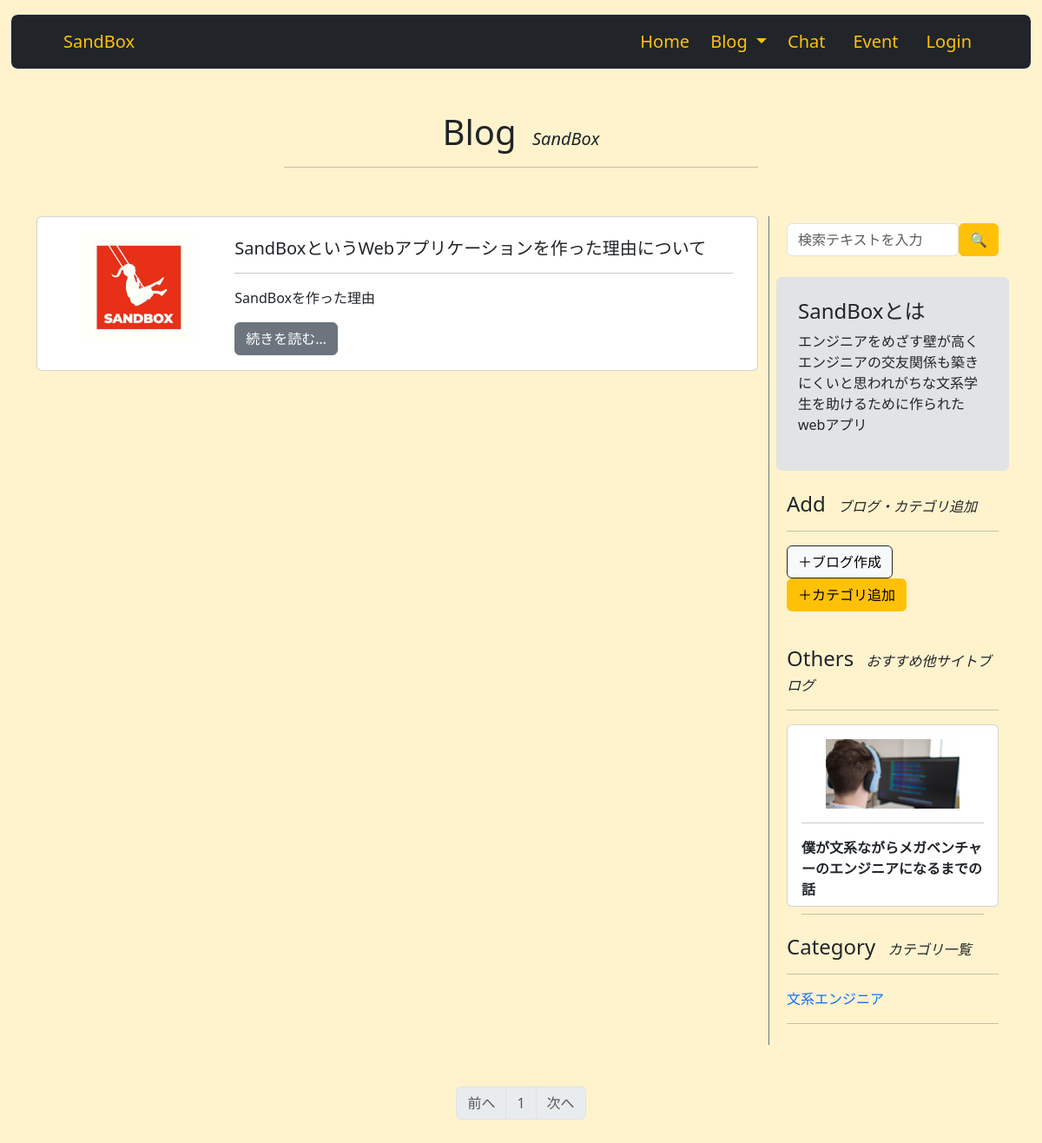
The page /sandbox_blog_list on the database as committed earlier.
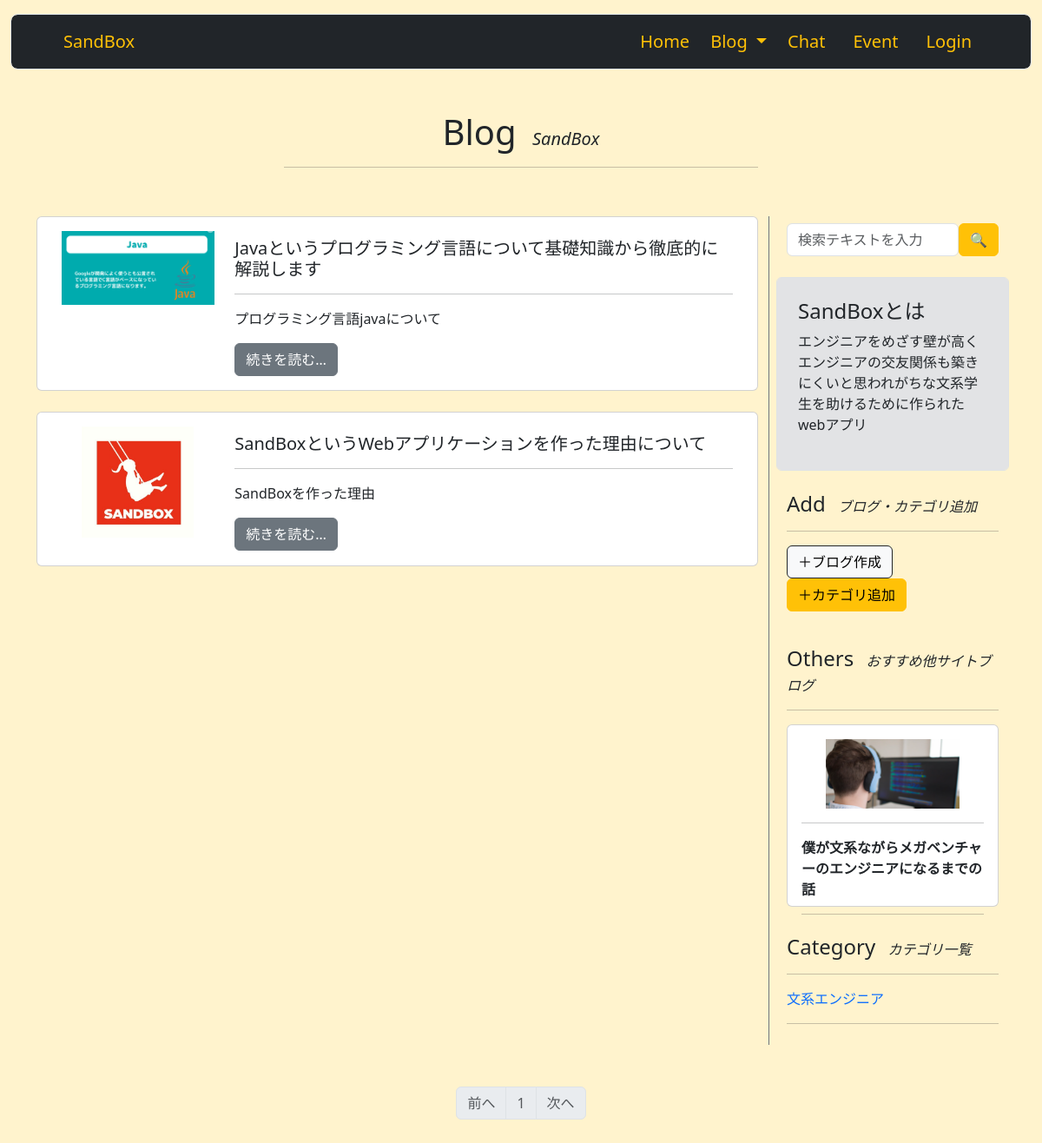
The same page on the database as committed later.
### sandbox_system/models.py (models this page shows, shortened)
class Blog(db.Model):
    __tablename__ = 'blog'
    id = db.Column(db.Integer, primary_key=True)
    user_id = db.Column(db.Integer, db.ForeignKey('users.id'))
    date = db.Column(db.Date, default = datetime.date.today())
    category_id = db.Column(db.Integer, db.ForeignKey('blog_category.id'))
    title = db.Column(db.String(140))
    text = db.Column(db.Text)
    summary = db.Column(db.String(140))
    image = db.Column(db.String(140))

class OtherBlog(db.Model):
    __tablename__ = 'otherblog'
    id = db.Column(db.Integer, primary_key=True)
    title = db.Column(db.String(140))
    summary = db.Column(db.String(140))
    category_id = db.Column(db.Integer, db.ForeignKey('blog_category.id'))
    text = db.Column(db.Text)
    url = db.Column(db.String(140))
    image = db.Column(db.String(140))

class BlogCategory(db.Model):
    __tablename__ = 'blog_category'
    id = db.Column(db.Integer, primary_key=True)
    category = db.Column(db.String(140))
    blogs = db.relationship('Blog', backref='blogcategory', lazy='dynamic')
    otherblogs = db.relationship('OtherBlog', backref='blogcategory', lazy='dynamic')

### sandbox_system/blogs/view.py (the view, shortened to what this page needs)
@blogs.route('/sandbox_blog_list', methods=['GET', 'POST'])
def sandbox_blog_list():
    form = BlogSearchForm()
    category_form = BlogCategoryForm()
    if BlogCategory.query.first():
        blog_categories = BlogCategory.query.order_by(BlogCategory.id.asc()).all()
    else:
        blog_categories = ''
    page = request.args.get('page', 1, type=int)
    if Blog.query.first():
        blogs = Blog.query.order_by(Blog.id.desc()).paginate(page=page, per_page=10)
    else:
        blogs = ''
    if OtherBlog.query.first():
        recent_other_blogs = OtherBlog.query.order_by(OtherBlog.id.desc()).limit(3).all()
    else:
        recent_other_blogs = ''
    return render_template('blog/sandbox_blog_list.html', form=form, blog_categories=blog_categories, blogs=blogs, category_form=category_form, recent_other_blogs=recent_other_blogs)

### sandbox_system/blogs/form.py (shortened to what this page needs)
class BlogSearchForm(FlaskForm):
    searchtext = StringField('検索テキスト', validators=[DataRequired()])
    submit = SubmitField('🔍')

class BlogCategoryForm(FlaskForm):
    category = StringField('カテゴリ名', validators=[DataRequired()])
    submit = SubmitField('保存')

### sandbox_system/__init__.py (called while the page is built)
@event.listens_for(Engine, "connect")
def set_sqlite_pragma(dbapi_connection, connection_record):
    cursor = dbapi_connection.cursor()
    cursor.execute("PRAGMA foreign_keys=ON")
    cursor.close()

### sandbox_system/templates/blog/sandbox_blog_list.html (shortened to what this page needs)
{% extends 'base.html' %}
{% block content %}
    <div class="container pb-4">
        <div class="row my-3">
            <div class="col-md-6 m-auto text-center">
                {% if searchtext %}
                    <h1 class="text-center">"{{ searchtext }}"の検索結果</h1>
                    <hr>
                {% elif blog_category %}
                    <h1 class="text-center">{{ blog_category.category }}</h1>
                    <hr>
                {% elif blog_user %}
                    <h1>{{ blog_user.author.username }}のブログ</h1>
                    <hr>
                {% else %}
                    <h1 class="text-center">Blog <span class="fs-5 ms-2 fst-italic">SandBox</span></h1>
                    <hr>
                {% endif %}
            </div>
        </div>
    </div>
    <div class="container">
        <div class="row">
            <div class="col-9">
                <div class="row">
                    {% if blogs %}
                    {% for blog in blogs.items %}
                    <div class="col-12 mb-4">
                        <div class="card h-100">
                            <div class="card-body" style="max-height: 15rem;">
                                <div class="container">
                                    <div class="row row-cols-auto">
                                        {% if blog.image %}
                                        <div class="col-3 mb-3" style="text-align: center;">
                                                <img src="{{ url_for('static', filename='image/' + blog.image) }}" class="img-fluid" style="max-height: 8rem; max-width: 11rem;">
                                        </div>
                                        {% endif %}
                                        <div class="col-9">
                                            <h5 class="card-title pt-2"><a href="{{ url_for('blogs.blog', blog_id=blog.id) }}" class="text-decoration-none text-dark">{{ blog.title }}</a></h5>
                                            <hr>
                                            <p>{{ blog.summary }}</p>
                                            <a href="{{ url_for('blogs.blog', blog_id=blog.id) }}" class="btn btn-secondary">続きを読む…</a>
                                        </div>
                                    </div>
                                </div>
                            </div>
                        </div>
                    </div>
                    {% endfor %}
                    {% else %}
                    <p class="text-center my-3">ブログがありません</p>
                    {% endif %}
                </div>
            </div>
            <div class="col-md-3 p-2 bg-opacity-10 border border-secondary border-end-0 border-top-0 border-bottom-0">
                <div class="position-sticky" style="top: 12rem;">
                    <div class="container-fluid mb-4">
                        <form action="{{ url_for('blogs.sandbox_blog_search') }}" class="d-flex" method="post">
                            {{ render_field(form.searchtext, class="form-control", placeholder="検索テキストを入力") }}
                            {{ form.submit(class="btn btn-warning") }}
                        </form>
                    </div>
                    <div class="p-4 mb-4 bg-secondary-subtle form-control">
                        <h4>SandBoxとは</h4>
                        <p>エンジニアをめざす壁が高くエンジニアの交友関係も築きにくいと思われがちな文系学生を助けるために作られたwebアプリ</p>
                    </div>
                    <div class="container pb-4">
                        <h4>Add <span class="fs-6 ms-2 fst-italic">ブログ・カテゴリ追加</span></h4>
                        <hr>
                        <div class="row row-cols-auto">
                            <div class="col">
                                <a href="{{ url_for('blogs.blog_create') }}" class="btn btn-light border border-dark" disabled tabindex="-1" role="button" aria-disabled="true">＋ブログ作成</a>
                            </div>
                            <div class="col">
                                <button type="button" class="btn btn-warning" data-bs-toggle="modal" data-bs-target="#addCategoryModal">＋カテゴリ追加</button>
                            </div>
                        </div>
                    </div>
                    <div class="container py-3">
                        <h4>Others <span class="fs-6 ms-2 fst-italic">おすすめ他サイトブログ</span></h4>
                        <hr>
                        {% if recent_other_blogs %}
                        {% for recent_other_blog in recent_other_blogs %}
                        <div class="col mb-3">
                            <div class="card h-100">
                                <div class="card-body" style="max-height: 13rem;">
                                    {% if recent_other_blog.image %}
                                        <div style="text-align: center;">
                                                <img src="{{ url_for('static', filename='image/' + recent_other_blog.image) }}" class="img-fluid card-image-top" style="max-height: 5rem;">
                                        </div>
                                    {% endif %}
                                    <hr>
                                    <p class="card-title fs-6"><a href="{{ recent_other_blog.url }}" class="text-decoration-none text-dark"><b>{{ recent_other_blog.title }}</b></a></p>
                                    <hr>
                                </div>
                            </div>
                        </div>
                        {% endfor %}
                        {% else %}
                        <p class="text-center my-3">ブログがありません</p>
                        {% endif %}
                    </div>
                    <div class="container mb-3">
                        <h4>Category <span class="fs-6 ms-2 fst-italic">カテゴリ一覧</span></h4>
                        <hr>
                        {% if blog_categories %}
                        {% for blog_category in blog_categories %}
                        <ol class="list-unstyled">
                            <li>
                                <a href="{{ url_for('blogs.sandbox_category_blog', blog_category_id=blog_category.id) }}" class="text-decoration-none">{{ blog_category.category }}</a>
                            </li>
                            <hr>
                        </ol>
                        {% endfor %}
                        {% else %}
                        <p class="text-center my-3">カテゴリがありません</p>
                        {% endif %}
                    </div>
                </div>
            </div>
        </div>
    </div>
    {% if blogs %}
        <nav class="my-5" aria-label="Page navigation">
            <ul class="pagination justify-content-center">
                <li {% if blogs.has_prev %} class="page-item" {%else%} class="page-item disabled" {% endif %}><a class="page-link" href="{% if blogs.has_prev %}{{ url_for('blogs.blog_list', page=blogs.prev_num) }}{% else %}#{% endif %}">前へ</a></li>
        {% for page_num in blogs.iter_pages(left_edge=1, right_edge=1, left_current=1, right_current=2) %}
            {% if page_num %}
                {% if blogs.page == page_num %}
                    <li class="page-item disabled"><a class="page-link" href="#">{{ page_num }}</a></li>
                {% else %}
                    <li class="page-item"><a class="page-link" href="{{ url_for('blogs.blog_list', page=page_num) }}">{{ page_num }}</a></li>
                {% endif %}
            {% else %}
                <li class="page-item disabled"><a class="page-link" href="#">&hellip;</a></li>
            {% endif %}
        {% endfor %}
            <li {% if blogs.has_next %} class="page-item" {% else %} class="page-item disabled" {% endif %}><a class="page-link" href="{% if blogs.has_next %}{{ url_for('blogs.blog_list',page=blogs.next_num) }}{% else %}#{% endif %}">次へ</a></li>
            </ul>
        </nav>
    {% endif %}
{% endblock %}

### sandbox_system/templates/base.html (shortened to what this page needs)
<!DOCTYPE html>
<html lang="en" class="bg-warning-subtle">
<head>
    <link href="https://cdn.jsdelivr.net/npm/bootstrap@5.3.0/dist/css/bootstrap.min.css" rel="stylesheet">
</head>
<body>
    <div class="bg-warning-subtle">
        <div class="z-3 position-sticky" style="top: 0rem;">
            <header class="mb-5">
                <div class="container-fluid z-3">
                    <nav class="navbar navbar-expand-lg bg-dark form-control form-control-lg mt-3">
                        <div class="container-fluid">
                            <a class="navbar-brand ms-5 text-warning" href="{{ url_for('users.index') }}">SandBox</a>
                            <div class="collapse navbar-collapse" id="navbarNavDropdown">
                                <ul class="navbar-nav ms-auto">
                                <li class="nav-item">
                                    <a class="nav-link active text-warning mx-2" aria-current="page" href="{{ url_for('users.index') }}">Home</a>
                                </li>
                                <li class="nav-item dropdown">
                                    <a class="nav-link dropdown-toggle text-warning" role="button" data-bs-toggle="dropdown" aria-expanded="false">
                                    Blog
                                    </a>
                                </li>
                                <li class="nav-item">
                                    <a class="nav-link text-warning mx-2" href="{{ url_for('chats.chat_index') }}">Chat</a>
                                </li>
                                <li class="nav-item">
                                    <a class="nav-link text-warning mx-2" href="#">Event</a>
                                </li>
                                {% if current_user.is_authenticated %}
                                    <li class="nav-item">
                                        <a class="nav-link text-warning mx-2 me-5" href="{{ url_for('users.my_page', user_id=current_user.id) }}">MyPage</a>
                                    </li>
                                {% else %}
                                    <li class="nav-item">
                                        <a class="nav-link text-warning mx-2 me-5" href="{{ url_for('users.login') }}">Login</a>
                                    </li>
                                {% endif %}
                                </ul>
                            </div>
                        </div>
                    </nav>
                </div>
            </header>
        </div>
        {% from '_formhelper.html' import render_field %}
        {% block content %}
        {% endblock %}
    </div>
</body>
</html>

### sandbox_system/templates/_formhelper.html (shortened to what this page needs)
{% macro render_field(field) %}
{{ field(**kwargs)|safe }}
{% endmacro %}

Rows that differ between the two databases and show on the page:
added Blog: image (picture), title "Javaというプログラミング言語について基礎知識から徹底的に解説します", summary "プログラミング言語javaについて"
